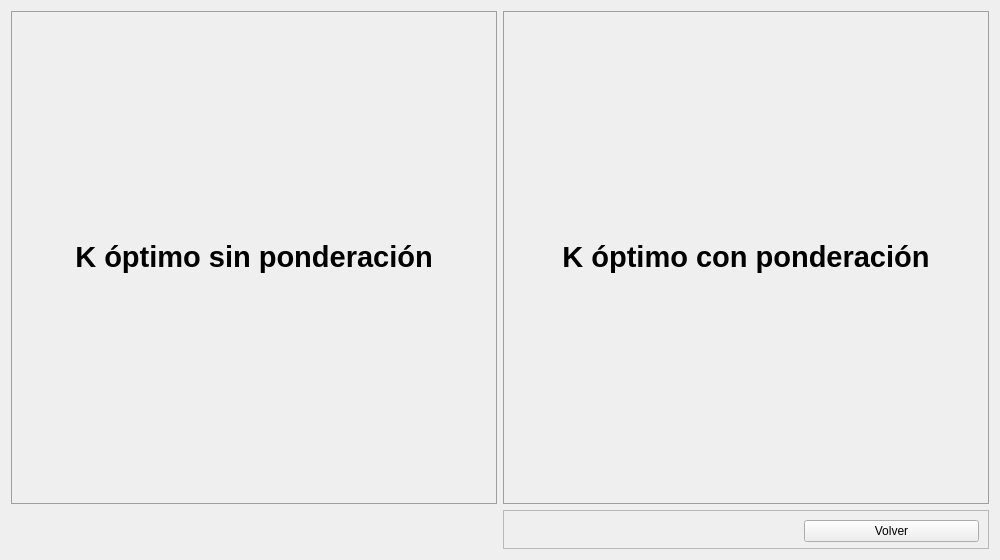
<?xml version="1.0" encoding="UTF-8"?>
<ui version="4.0">
 <class>Form</class>
 <widget class="QWidget" name="Form">
  <property name="geometry">
   <rect>
    <x>0</x>
    <y>0</y>
    <width>1000</width>
    <height>560</height>
   </rect>
  </property>
  <property name="windowTitle">
   <string>Form</string>
  </property>
  <layout class="QGridLayout" name="gridLayout" rowstretch="17,1,0">
   <item row="0" column="0">
    <widget class="QFrame" name="frame">
     <property name="styleSheet">
      <string notr="true">.QFrame{border: 1px solid rgb(159, 159, 159);}</string>
     </property>
     <property name="frameShape">
      <enum>QFrame::StyledPanel</enum>
     </property>
     <property name="frameShadow">
      <enum>QFrame::Raised</enum>
     </property>
     <layout class="QVBoxLayout" name="verticalLayout" stretch="1,9">
      <item>
       <widget class="QLabel" name="label">
        <property name="text">
         <string>&lt;html&gt;&lt;head/&gt;&lt;body&gt;&lt;p&gt;&lt;span style=&quot; font-size:22pt; font-weight:600;&quot;&gt;K óptimo sin ponderación&lt;/span&gt;&lt;/p&gt;&lt;/body&gt;&lt;/html&gt;</string>
        </property>
        <property name="alignment">
         <set>Qt::AlignCenter</set>
        </property>
        <property name="textInteractionFlags">
         <set>Qt::LinksAccessibleByMouse</set>
        </property>
       </widget>
      </item>
      <item>
       <layout class="QVBoxLayout" name="grafica1"/>
      </item>
     </layout>
    </widget>
   </item>
   <item row="0" column="1">
    <widget class="QFrame" name="frame_2">
     <property name="styleSheet">
      <string notr="true">.QFrame{border: 1px solid rgb(159, 159, 159);}</string>
     </property>
     <property name="frameShape">
      <enum>QFrame::StyledPanel</enum>
     </property>
     <property name="frameShadow">
      <enum>QFrame::Raised</enum>
     </property>
     <layout class="QVBoxLayout" name="verticalLayout_2" stretch="1,9">
      <item>
       <widget class="QLabel" name="label_2">
        <property name="text">
         <string>&lt;html&gt;&lt;head/&gt;&lt;body&gt;&lt;p&gt;&lt;span style=&quot; font-size:22pt; font-weight:600;&quot;&gt;K óptimo con ponderación&lt;/span&gt;&lt;/p&gt;&lt;/body&gt;&lt;/html&gt;</string>
        </property>
        <property name="alignment">
         <set>Qt::AlignCenter</set>
        </property>
        <property name="textInteractionFlags">
         <set>Qt::LinksAccessibleByMouse</set>
        </property>
       </widget>
      </item>
      <item>
       <layout class="QVBoxLayout" name="grafica2"/>
      </item>
     </layout>
    </widget>
   </item>
   <item row="1" column="1">
    <widget class="QFrame" name="frame_6">
     <property name="styleSheet">
      <string notr="true"/>
     </property>
     <property name="frameShape">
      <enum>QFrame::StyledPanel</enum>
     </property>
     <property name="frameShadow">
      <enum>QFrame::Raised</enum>
     </property>
     <layout class="QHBoxLayout" name="horizontalLayout" stretch="0">
      <property name="spacing">
       <number>15</number>
      </property>
      <property name="leftMargin">
       <number>300</number>
      </property>
      <property name="rightMargin">
       <number>9</number>
      </property>
      <property name="bottomMargin">
       <number>6</number>
      </property>
      <item>
       <widget class="QPushButton" name="pushButton_2">
        <property name="text">
         <string>Volver</string>
        </property>
       </widget>
      </item>
     </layout>
    </widget>
   </item>
  </layout>
 </widget>
 <resources/>
 <connections/>
</ui>
